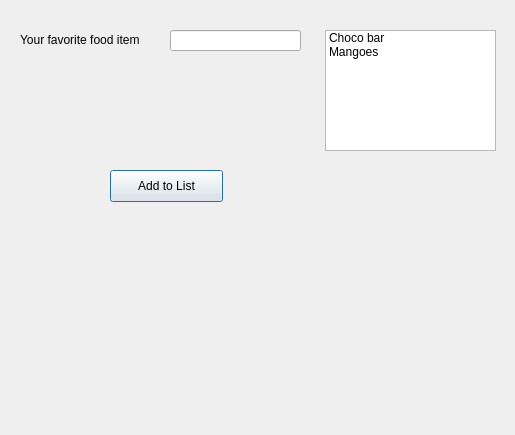
<?xml version="1.0" encoding="UTF-8"?>
<ui version="4.0">
 <class>Dialog</class>
 <widget class="QDialog" name="Dialog">
  <property name="geometry">
   <rect>
    <x>0</x>
    <y>0</y>
    <width>515</width>
    <height>435</height>
   </rect>
  </property>
  <property name="windowTitle">
   <string>Dialog</string>
  </property>
  <widget class="QLabel" name="label">
   <property name="geometry">
    <rect>
     <x>20</x>
     <y>30</y>
     <width>141</width>
     <height>20</height>
    </rect>
   </property>
   <property name="text">
    <string>Your favorite food item</string>
   </property>
  </widget>
  <widget class="QLineEdit" name="lineEdit">
   <property name="geometry">
    <rect>
     <x>170</x>
     <y>30</y>
     <width>131</width>
     <height>21</height>
    </rect>
   </property>
  </widget>
  <widget class="QPushButton" name="Add">
   <property name="geometry">
    <rect>
     <x>110</x>
     <y>170</y>
     <width>113</width>
     <height>32</height>
    </rect>
   </property>
   <property name="text">
    <string>Add to List</string>
   </property>
  </widget>
  <widget class="QListWidget" name="listWidget">
   <property name="geometry">
    <rect>
     <x>325</x>
     <y>30</y>
     <width>171</width>
     <height>121</height>
    </rect>
   </property>
   <item>
    <property name="text">
     <string>Choco bar</string>
    </property>
   </item>
   <item>
    <property name="text">
     <string>Mangoes</string>
    </property>
   </item>
  </widget>
 </widget>
 <resources/>
 <connections/>
</ui>
